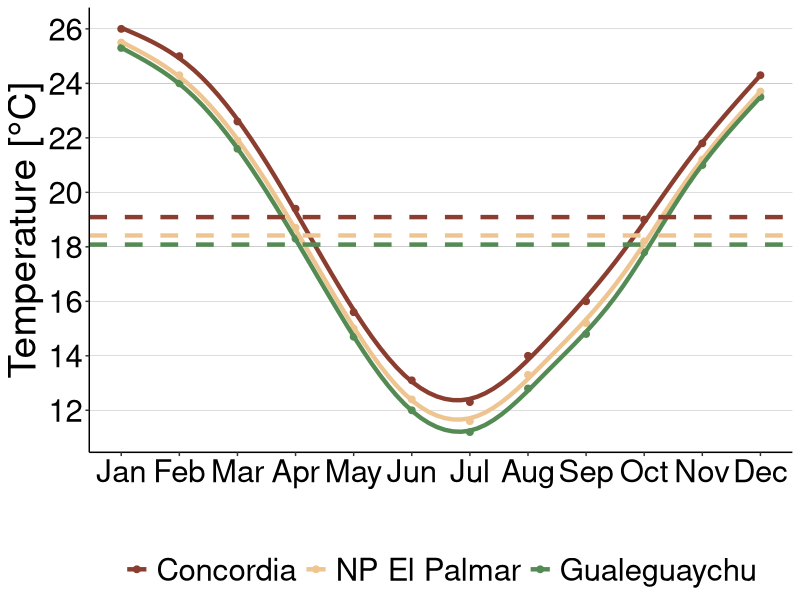
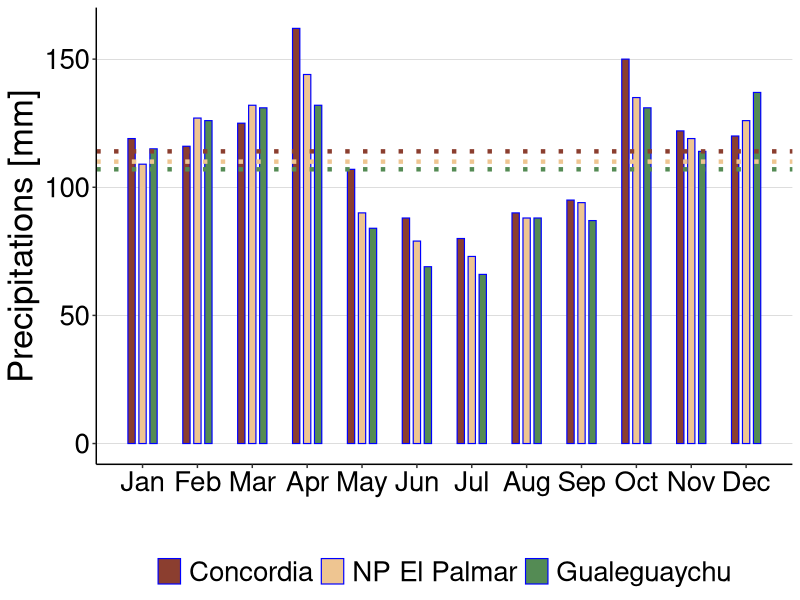

The R source for these figures, in order:
## ---- chunk 1
knitr::opts_chunk$set(warning = FALSE, message = FALSE, echo = FALSE)

#Load library
library(readxl)

#Create object "dataclim" which contains climate data
dataclim <- read_excel("database.xlsx", sheet = "historic")

dataclim$site<-factor(dataclim$site,levels=c("Concordia", "Palmar","Gualeguaychu"),labels = c("Concordia", "NP El Palmar","Gualeguaychu"))

# months <- c("Jan", "Feb", "Mar", "Apr", "May", "Jun", "Jul", "Aug", "Sep", "Oct", "Nov", "Dec")
# dataclim$month<-factor(dataclim$month,levels=months)

## ---- chunk 2
knitr::opts_chunk$set(warning = FALSE, message = FALSE, echo = FALSE)

library(dplyr)



## ---- chunk 3
knitr::opts_chunk$set(warning = FALSE, message = FALSE, echo = FALSE)

library(ggplot2)
temp_month_clim<-ggplot(dataclim, aes(x=month, y=T_mean, color=site)) +
  geom_point(size=2)+
  geom_smooth(method = "gam",se=F,size=1.5)+
  # geom_errorbar(aes(ymin=T_min, ymax=T_max),
  #               width=0.2, position=position_dodge(0))+
  scale_color_manual(values=c("coral4","burlywood2","palegreen4"))+
  labs(y="Temperature [°C]", x="")+
  theme_classic()+
  theme(panel.grid.major.y = element_line(size=0.05, color='black'))+
  theme(panel.grid.major.x = element_blank())+
  theme(text = element_text(size=28, color='black'))+
  theme(axis.text = element_text(color='black'))+
  theme(legend.title=element_blank())+
  theme(legend.position = "bottom")+
  scale_x_continuous(breaks = 1:12, labels = c("Jan", "Feb", "Mar", "Apr", "May", "Jun", "Jul", "Aug", "Sep", "Oct", "Nov", "Dec"))+
   scale_y_continuous(breaks = seq(0, max(28), by = 2))+
  geom_hline(yintercept = 19.09166667, color = "coral4", linetype = "dashed", size = 1.5)+
  geom_hline(yintercept = 18.41666667, color = "burlywood2", linetype = "dashed", size = 1.5)+
  geom_hline(yintercept = 18.08333333, color = "palegreen4", linetype = "dashed", size = 1.5)
temp_month_clim
## ---- chunk 4
knitr::opts_chunk$set(warning = FALSE, message = FALSE, echo = FALSE)

library(dplyr)

table_ppmean<-dataclim %>%
  dplyr::group_by(site) %>%
  dplyr::summarise(Mean=mean(PP_mean))

## ---- chunk 5
knitr::opts_chunk$set(warning = FALSE, message = FALSE, echo = FALSE)

library(ggplot2)
prec_month_clim<-ggplot(dataclim, aes(x=month, y=PP_mean, fill=site, width=.4)) +
  stat_summary(size = .4, geom = "bar",position=position_dodge(0.6), color="blue") +
  scale_fill_manual(values=c("coral4","burlywood2","palegreen4"))+
  labs(y="Precipitations [mm]", x="")+
  theme_classic()+
  theme(panel.grid.major.y = element_line(size=0.05, color='black'))+
  theme(panel.grid.major.x = element_blank())+
  theme(text = element_text(size=25, color='black'))+
  theme(axis.text = element_text(color='black'))+
  theme(legend.title=element_blank())+
  theme(legend.position = "bottom")+
  scale_x_continuous(breaks = 1:12, labels = c("Jan", "Feb", "Mar", "Apr", "May", "Jun", "Jul", "Aug", "Sep", "Oct", "Nov", "Dec"))+
  geom_hline(yintercept = 114, color = "coral4", linetype = 3, size = 1.5)+
  geom_hline(yintercept = 110, color = "burlywood2", linetype = 3, size = 1.5)+
  geom_hline(yintercept = 107, color = "palegreen4", linetype = 3, size = 1.5)
prec_month_clim

